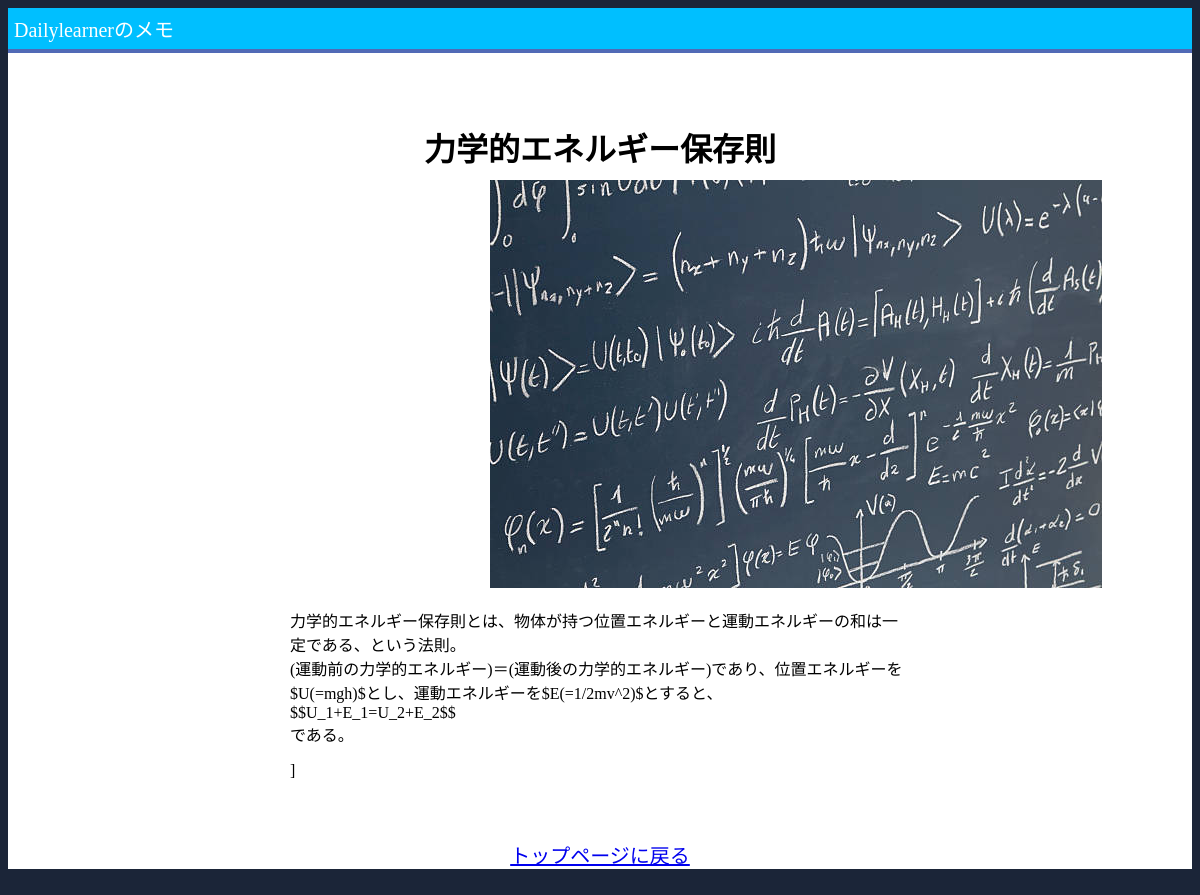
The page /detail/18/ on the database its author committed.
### blogs/models.py (models this page shows, shortened)
class Blog(models.Model):
    title = models.CharField(blank=False, null=False, max_length=150)
    text = models.TextField(blank=True)
    created_datetime = models.DateTimeField(auto_now_add=True)
    updated_datetime = models.DateTimeField(auto_now=True)
    origin = models.ImageField(blank=True, null=True, upload_to="media")
    big = ImageSpecField(source="origin",
    processors=[ResizeToFill(1280, 1024)],
    format='JPEG'
    )
    thumbnail = ImageSpecField(source='origin',
    processors=[ResizeToFill(250,250)],
    format="JPEG",
    options={'quality': 60}
    )
    middle = ImageSpecField(source='origin',
    processors=[ResizeToFill(600, 400)],
    format="JPEG",
    options={'quality': 75}
    )
    small = ImageSpecField(source='origin',
    processors=[ResizeToFill(75,75)],
    format="JPEG",
    options={'quality': 50}
    )
    def get_message_as_markdown(self):
        return mark_safe(markdown(self.text, safe_mode='escape'))

### blogs/views.py (the view)
# urls.py: path('detail/<int:blog_id>/', views.detail, name='detail'),
def detail(request, blog_id):
    blog = get_object_or_404(Blog, id=blog_id)
    return render(request, 'blogs/detail.html', {'blog': blog})

### blogs/templates/blogs/detail.html (shortened to what this page needs)
{% load static %}
<!DOCTYPE html>
<html>
<head>
  <link href="{% static 'blogs/style.css' %}" rel="stylesheet" type="text/css">
  <link rel="stylesheet" href="{% static 'blogs/simplemde.min.css' %}">
</head>
<body style="background-color: #1b2538;">
  <div style="background-color: white;">
    <div class="small_title">Dailylearnerのメモ</div>
    <h1 class="detail_title">{{ blog.title }}</h1>
    <div class="allspace">
        <div class="detailtext">
          <img class="samne" src="{{ blog.thumbnail.url }}">
          {{ blog.get_message_as_markdown | linebreaksbr }}]
        </div>
        <div class="returntop">
          <a href="{% url 'blogs:home' %}">トップページに戻る</a>
        </div>
    </div>
  </div>
</body>
</html>

### blogs/static/blogs/style.css (style rules this page uses)
.small_title { background-color: deepskyblue; font-size: 20px; color: white; padding: 0.3em; border-bottom: solid 4px #516ab6; }
.samne { width: 200; position: relative; left: 200px; }
.detail_title { text-align: center; position: relative; top: 50px; }
.allspace { width: 700px; margin: 0px auto; }
.detailtext { margin: 60px 40px; }
.returntop { font-size: 20px; text-align: center; margin-bottom: 40px; }

### rows shown on the page
Blog: title "力学的エネルギー保存則", thumbnail (picture), get_message_as_markdown "力学的エネルギー保存則とは、物体が持つ位置エネルギーと運動エネルギーの和は一定である、という法則。 (運動前の力学的エネルギー)＝(運動後の力学的エネルギー)であり、位置エネルギーを$U(=mgh)$とし、運動エネルギーを$E(=1/2mv^2)$とすると、 $$U_1+E_1=U_2+E_2$$ である。"
